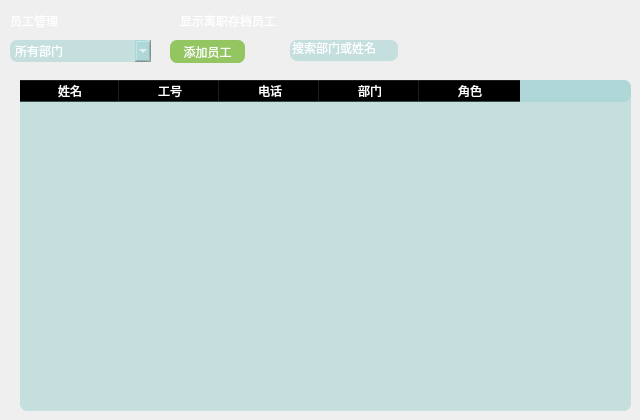
             <widget class="QWidget" name="page">
              <widget class="QLabel" name="label_3">
               <property name="geometry">
                <rect>
                 <x>10</x>
                 <y>10</y>
                 <width>71</width>
                 <height>21</height>
                </rect>
               </property>
               <property name="styleSheet">
                <string notr="true">background: rgba(154, 207, 206,0);
color: rgb(255, 255, 255);
border:none;
border-radius:7px;
cursor:pointer;
border-image:none;
</string>
               </property>
               <property name="text">
                <string>员工管理</string>
               </property>
              </widget>
              <widget class="QCheckBox" name="checkBox">
               <property name="geometry">
                <rect>
                 <x>160</x>
                 <y>10</y>
                 <width>121</width>
                 <height>21</height>
                </rect>
               </property>
               <property name="styleSheet">
                <string notr="true">background: rgba(154, 207, 206,0);
color: rgb(255, 255, 255);
border:none;
border-radius:7px;
cursor:pointer;
border-image:none;
</string>
               </property>
               <property name="text">
                <string>显示离职存档员工</string>
               </property>
              </widget>
              <widget class="QComboBox" name="comboBox_5">
               <property name="geometry">
                <rect>
                 <x>10</x>
                 <y>40</y>
                 <width>141</width>
                 <height>22</height>
                </rect>
               </property>
               <property name="styleSheet">
                <string notr="true">background: rgba(154, 207, 206,0.5);
color: rgb(255, 255, 255);
border:none;
border-radius:7px;
cursor:pointer;
border-image:none;
</string>
               </property>
               <item>
                <property name="text">
                 <string>所有部门</string>
                </property>
               </item>
              </widget>
              <widget class="QPushButton" name="pushButton_19">
               <property name="geometry">
                <rect>
                 <x>170</x>
                 <y>40</y>
                 <width>75</width>
                 <height>23</height>
                </rect>
               </property>
               <property name="styleSheet">
                <string notr="true">background: rgba(85, 170, 0,0.6);
color: rgb(255, 255, 255);
border:none;
border-radius:7px;
cursor:pointer;
border-image:none;

</string>
               </property>
               <property name="text">
                <string>添加员工</string>
               </property>
              </widget>
              <widget class="QLineEdit" name="lineEdit">
               <property name="geometry">
                <rect>
                 <x>290</x>
                 <y>40</y>
                 <width>108</width>
                 <height>21</height>
                </rect>
               </property>
               <property name="styleSheet">
                <string notr="true">background: rgba(154, 207, 206,0.5);
color: rgb(255, 255, 255);
border:none;
border-radius:7px;
cursor:pointer;
border-image:none;
</string>
               </property>
               <property name="text">
                <string>搜索部门或姓名</string>
               </property>
              </widget>
              <widget class="QPushButton" name="pushButton_20">
               <property name="geometry">
                <rect>
                 <x>390</x>
                 <y>40</y>
                 <width>31</width>
                 <height>23</height>
                </rect>
               </property>
               <property name="sizePolicy">
                <sizepolicy hsizetype="Minimum" vsizetype="Minimum">
                 <horstretch>57</horstretch>
                 <verstretch>0</verstretch>
                </sizepolicy>
               </property>
               <property name="styleSheet">
                <string notr="true">background-image: url(:/new/prefix1/Image/search.png);
background-repeat:noreate;
background-position:center;</string>
               </property>
               <property name="text">
                <string/>
               </property>
               <property name="iconSize">
                <size>
                 <width>5</width>
                 <height>16</height>
                </size>
               </property>
               <property name="default">
                <bool>false</bool>
               </property>
               <property name="flat">
                <bool>true</bool>
               </property>
              </widget>
              <widget class="QTableWidget" name="tableWidget">
               <property name="geometry">
                <rect>
                 <x>20</x>
                 <y>80</y>
                 <width>611</width>
                 <height>331</height>
                </rect>
               </property>
               <property name="styleSheet">
                <string notr="true">background: rgba(154, 207, 206,0.5);
color: rgb(255, 255, 255);
border:none;
border-radius:7px;
cursor:pointer;
border-image:none;
</string>
               </property>
               <column>
                <property name="text">
                 <string>姓名</string>
                </property>
               </column>
               <column>
                <property name="text">
                 <string>工号</string>
                </property>
               </column>
               <column>
                <property name="text">
                 <string>电话</string>
                </property>
               </column>
               <column>
                <property name="text">
                 <string>部门</string>
                </property>
               </column>
               <column>
                <property name="text">
                 <string>角色</string>
                </property>
               </column>
              </widget>
             </widget>
